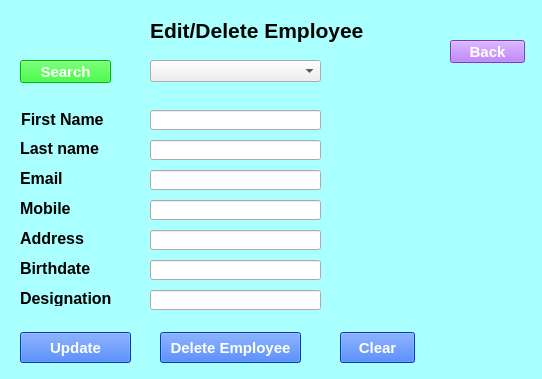
<?xml version="1.0" encoding="UTF-8"?>
<ui version="4.0">
 <class>Editdelemp</class>
 <widget class="QWidget" name="Editdelemp">
  <property name="geometry">
   <rect>
    <x>0</x>
    <y>0</y>
    <width>542</width>
    <height>379</height>
   </rect>
  </property>
  <property name="windowTitle">
   <string>Form</string>
  </property>
  <property name="styleSheet">
   <string notr="true">#Editdelemp{
background:rgb(170, 255, 255);
}</string>
  </property>
  <widget class="QPushButton" name="pushButton">
   <property name="geometry">
    <rect>
     <x>450</x>
     <y>40</y>
     <width>75</width>
     <height>23</height>
    </rect>
   </property>
   <property name="font">
    <font>
     <pointsize>11</pointsize>
     <weight>75</weight>
     <bold>true</bold>
    </font>
   </property>
   <property name="styleSheet">
    <string notr="true">#pushButton
{
background:rgb(170, 85, 255);
color:rgb(255, 255, 255);
}</string>
   </property>
   <property name="text">
    <string>Back</string>
   </property>
  </widget>
  <widget class="QPushButton" name="pushButton_2">
   <property name="geometry">
    <rect>
     <x>20</x>
     <y>332</y>
     <width>111</width>
     <height>31</height>
    </rect>
   </property>
   <property name="font">
    <font>
     <pointsize>11</pointsize>
     <weight>75</weight>
     <bold>true</bold>
    </font>
   </property>
   <property name="styleSheet">
    <string notr="true">#pushButton_2{
background:rgb(0, 85, 255);
color:rgb(255, 255, 255);
}</string>
   </property>
   <property name="text">
    <string>Update</string>
   </property>
  </widget>
  <widget class="QLabel" name="label_6">
   <property name="geometry">
    <rect>
     <x>150</x>
     <y>10</y>
     <width>261</width>
     <height>41</height>
    </rect>
   </property>
   <property name="font">
    <font>
     <pointsize>16</pointsize>
     <weight>75</weight>
     <bold>true</bold>
    </font>
   </property>
   <property name="text">
    <string>Edit/Delete Employee</string>
   </property>
  </widget>
  <widget class="QPushButton" name="clear">
   <property name="geometry">
    <rect>
     <x>340</x>
     <y>332</y>
     <width>75</width>
     <height>31</height>
    </rect>
   </property>
   <property name="font">
    <font>
     <pointsize>11</pointsize>
     <weight>75</weight>
     <bold>true</bold>
    </font>
   </property>
   <property name="styleSheet">
    <string notr="true">#clear{
background:rgb(0, 85, 255);
color:rgb(255, 255, 255);
}</string>
   </property>
   <property name="text">
    <string>Clear</string>
   </property>
  </widget>
  <widget class="QPushButton" name="pushButton_3">
   <property name="geometry">
    <rect>
     <x>20</x>
     <y>60</y>
     <width>91</width>
     <height>23</height>
    </rect>
   </property>
   <property name="font">
    <font>
     <pointsize>11</pointsize>
     <weight>75</weight>
     <bold>true</bold>
    </font>
   </property>
   <property name="styleSheet">
    <string notr="true">#pushButton_3{
background:rgb(0, 255, 0);
color:rgb(255, 255, 255);
}</string>
   </property>
   <property name="text">
    <string>Search</string>
   </property>
  </widget>
  <widget class="QComboBox" name="comboBox">
   <property name="geometry">
    <rect>
     <x>150</x>
     <y>60</y>
     <width>171</width>
     <height>22</height>
    </rect>
   </property>
  </widget>
  <widget class="QPushButton" name="pushButton_4">
   <property name="geometry">
    <rect>
     <x>160</x>
     <y>332</y>
     <width>141</width>
     <height>31</height>
    </rect>
   </property>
   <property name="font">
    <font>
     <pointsize>11</pointsize>
     <weight>75</weight>
     <bold>true</bold>
    </font>
   </property>
   <property name="styleSheet">
    <string notr="true">#pushButton_4{
background:rgb(0, 85, 255);
color:rgb(255, 255, 255);
}</string>
   </property>
   <property name="text">
    <string>Delete Employee</string>
   </property>
  </widget>
  <widget class="QLabel" name="label">
   <property name="geometry">
    <rect>
     <x>21</x>
     <y>111</y>
     <width>101</width>
     <height>16</height>
    </rect>
   </property>
   <property name="font">
    <font>
     <pointsize>12</pointsize>
     <weight>75</weight>
     <bold>true</bold>
    </font>
   </property>
   <property name="text">
    <string>First Name</string>
   </property>
  </widget>
  <widget class="QLineEdit" name="firstname">
   <property name="geometry">
    <rect>
     <x>150</x>
     <y>110</y>
     <width>171</width>
     <height>20</height>
    </rect>
   </property>
  </widget>
  <widget class="QLineEdit" name="lastname">
   <property name="geometry">
    <rect>
     <x>150</x>
     <y>140</y>
     <width>171</width>
     <height>20</height>
    </rect>
   </property>
  </widget>
  <widget class="QLabel" name="label_2">
   <property name="geometry">
    <rect>
     <x>20</x>
     <y>140</y>
     <width>91</width>
     <height>16</height>
    </rect>
   </property>
   <property name="font">
    <font>
     <pointsize>12</pointsize>
     <weight>75</weight>
     <bold>true</bold>
    </font>
   </property>
   <property name="text">
    <string>Last name</string>
   </property>
  </widget>
  <widget class="QLineEdit" name="email">
   <property name="geometry">
    <rect>
     <x>150</x>
     <y>170</y>
     <width>171</width>
     <height>20</height>
    </rect>
   </property>
  </widget>
  <widget class="QLabel" name="label_3">
   <property name="geometry">
    <rect>
     <x>20</x>
     <y>170</y>
     <width>91</width>
     <height>16</height>
    </rect>
   </property>
   <property name="font">
    <font>
     <pointsize>12</pointsize>
     <weight>75</weight>
     <bold>true</bold>
    </font>
   </property>
   <property name="text">
    <string>Email</string>
   </property>
  </widget>
  <widget class="QLabel" name="label_4">
   <property name="geometry">
    <rect>
     <x>20</x>
     <y>200</y>
     <width>91</width>
     <height>16</height>
    </rect>
   </property>
   <property name="font">
    <font>
     <pointsize>12</pointsize>
     <weight>75</weight>
     <bold>true</bold>
    </font>
   </property>
   <property name="text">
    <string>Mobile</string>
   </property>
  </widget>
  <widget class="QLineEdit" name="mobile">
   <property name="geometry">
    <rect>
     <x>150</x>
     <y>230</y>
     <width>171</width>
     <height>20</height>
    </rect>
   </property>
  </widget>
  <widget class="QLineEdit" name="address">
   <property name="geometry">
    <rect>
     <x>150</x>
     <y>260</y>
     <width>171</width>
     <height>20</height>
    </rect>
   </property>
  </widget>
  <widget class="QLabel" name="label_5">
   <property name="geometry">
    <rect>
     <x>20</x>
     <y>230</y>
     <width>101</width>
     <height>16</height>
    </rect>
   </property>
   <property name="font">
    <font>
     <pointsize>12</pointsize>
     <weight>75</weight>
     <bold>true</bold>
    </font>
   </property>
   <property name="text">
    <string>Address</string>
   </property>
  </widget>
  <widget class="QLabel" name="label_7">
   <property name="geometry">
    <rect>
     <x>20</x>
     <y>260</y>
     <width>91</width>
     <height>16</height>
    </rect>
   </property>
   <property name="font">
    <font>
     <pointsize>12</pointsize>
     <weight>75</weight>
     <bold>true</bold>
    </font>
   </property>
   <property name="text">
    <string>Birthdate</string>
   </property>
  </widget>
  <widget class="QLineEdit" name="birthdate">
   <property name="geometry">
    <rect>
     <x>150</x>
     <y>200</y>
     <width>171</width>
     <height>20</height>
    </rect>
   </property>
  </widget>
  <widget class="QLabel" name="label_8">
   <property name="geometry">
    <rect>
     <x>20</x>
     <y>290</y>
     <width>111</width>
     <height>16</height>
    </rect>
   </property>
   <property name="font">
    <font>
     <pointsize>12</pointsize>
     <weight>75</weight>
     <bold>true</bold>
    </font>
   </property>
   <property name="text">
    <string>Designation</string>
   </property>
  </widget>
  <widget class="QLineEdit" name="designation">
   <property name="geometry">
    <rect>
     <x>150</x>
     <y>290</y>
     <width>171</width>
     <height>20</height>
    </rect>
   </property>
  </widget>
 </widget>
 <resources/>
 <connections/>
</ui>
